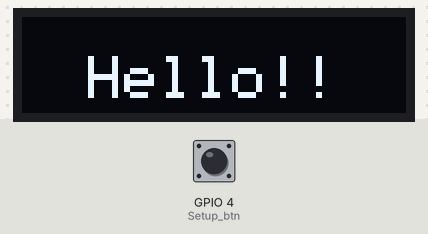
Bench run of a sketch on a simulated ESP32. On the bench: 128×32 one-colour display. The test bench sets the inputs (shaded band); at power-on: GPIO 4 (Setup_btn) HIGH. WiFi joins after 1.5 s; servers stay silent unless stated.

Above: at 3.2 s.
3.3 s: GPIO 4 (Setup_btn) pulled LOW for 0.15 s
At 4.3 s:
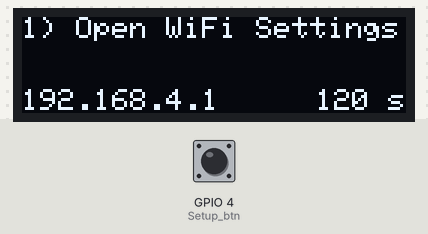
6.4 s: GPIO 4 (Setup_btn) pulled LOW for 3.2 s
At 9.6 s:
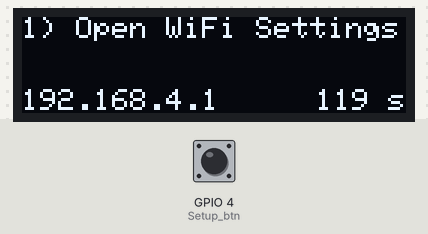
11.3 s: GPIO 4 (Setup_btn) pulled LOW for 3.2 s
At 13.4 s:
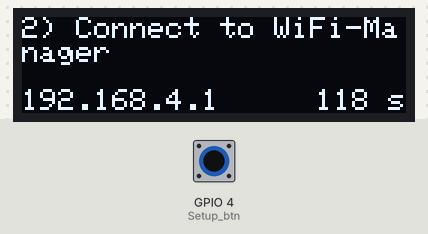
16.0 s: GPIO 4 (Setup_btn) pulled LOW for 1 s
At 17.7 s:
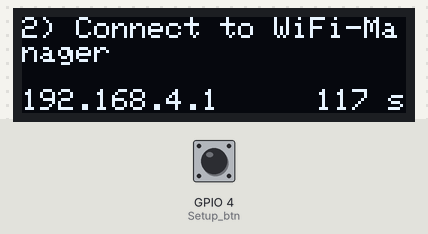
19.4 s: GPIO 4 (Setup_btn) pulled LOW for 3.2 s
At 21.2 s:
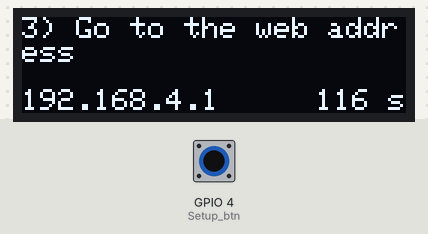
Timing chart, 0 to 22.7 s (numbered marks = the images above; inputs shaded):
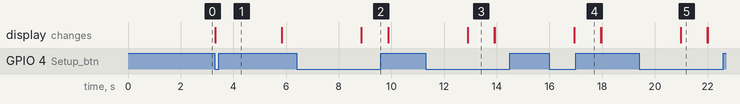

The sketch:

button_wifi_connection.ino
```cpp
#include <WiFiManager.h> // https://github.com/tzapu/WiFiManager
#include <SPI.h>
#include <Wire.h>
#include <Adafruit_GFX.h>
#include <Adafruit_SSD1306.h>

#define SCREEN_WIDTH 128 // OLED display width, in pixels
#define SCREEN_HEIGHT 32 // OLED display height, in pixels
#define OLED_RESET     -1 // Reset pin # (or -1 if sharing Arduino reset pin)
#define SCREEN_ADDRESS 0x3C ///< See datasheet for Address; 0x3D for 128x64, 0x3C for 128x32
Adafruit_SSD1306 display(SCREEN_WIDTH, SCREEN_HEIGHT, &Wire, OLED_RESET);

#define Setup_btn 4 // Button to trigger WiFi setup mode

int timeout = 120; // seconds to run for

// Instructions array
const char* instructions[] = {
  "1) Open WiFi Settings",
  "2) Connect to WiFi-Manager",
  "3) Go to the web address",
  "4) Enter WiFi Credentials"
};
const int numInstructions = sizeof(instructions) / sizeof(instructions[0]);
int currentInstructionIndex = 0;

// Web address
const char* webAddress = "192.168.4.1";

void setup() {
  Serial.begin(115200); // Set the baud rate to 115200
  if(!display.begin(SSD1306_SWITCHCAPVCC, SCREEN_ADDRESS)) {
    Serial.println(F("SSD1306 allocation failed"));
    while (true);  // Don't proceed, loop forever
  }

  // Initial display setup
  display.clearDisplay();
  display.setTextSize(1);
  display.setTextColor(SSD1306_WHITE);
  centerText_singleline("Hello!!", 2);
  display.display();
  delay(2000);

  // Set up WiFi mode
  WiFi.mode(WIFI_STA); // Set WiFi mode to station only
  pinMode(Setup_btn, INPUT_PULLUP); // Set the setup button as input with pull-up
}

void loop() {
  start_setup(); // Continuously check if the setup button is pressed
}

void start_setup() {
  if (digitalRead(Setup_btn) == LOW) { // Check if the setup button is pressed
    WiFiManager wm;
    wm.setConfigPortalTimeout(timeout);

    while (timeout > 0) {
      // Clear the display buffer
      display.clearDisplay();

      // Print the current instruction
      display.setTextSize(1);
      display.setCursor(0, 0);
      display.println(instructions[currentInstructionIndex]);

      // Print the web address
      display.setCursor(0, SCREEN_HEIGHT - 8); // Adjust y-position for text size 1
      display.print(webAddress);

      // Print the countdown timer
      display.setCursor(SCREEN_WIDTH - 30, SCREEN_HEIGHT - 8);
      display.print(timeout);
      display.print(" s");

      // Update the display buffer
      display.display();

      delay(1000); // Delay for one second

      // Decrement the countdown time
      timeout--;

      // Change the instruction every 2 seconds
      if (timeout % 2 == 0) {
        currentInstructionIndex = (currentInstructionIndex + 1) % numInstructions;
      }

      // Attempt to start the configuration portal
      if (wm.startConfigPortal("WiFi-Manager")) {
        // Successfully connected to WiFi
        display.clearDisplay();
        display.setTextSize(1);
        centerText_singleline("Connected successfully to:", 1);
        display.setCursor(0, 16);
        display.print(wm.getWiFiSSID());
        display.display();
        delay(3000);
        return; // Exit the function after successful connection
      }

      // If timeout reaches 0, restart the ESP
      if (timeout == 0) {
        centerText_singleline("System timed out. Restarting...", 1);
        display.display();
        delay(3000);
        ESP.restart(); // Restart the ESP32
      }
    }
  }
}

void centerText_singleline(String text, int textSize) {
  display.setTextSize(textSize);
  display.setTextColor(SSD1306_WHITE);
  int16_t x1, y1;
  uint16_t w, h;
  display.getTextBounds(text, 0, 0, &x1, &y1, &w, &h);
  int x = (SCREEN_WIDTH - w) / 2;
  int y = (SCREEN_HEIGHT - h) / 2;
  display.setCursor(x, y + 5);
  display.println(text);
  display.display();
}
```

Measured:
- after the input at 3.3 s, the display: changes at once (image 1)
- after the input at 6.4 s, the display: changes after 2.5 s (image 2)
- after the input at 11.3 s, the display: changes after 1.6 s (image 3)
- after the input at 16.0 s, the display: changes after 0.94 s (image 4)
- after the input at 19.4 s, the display: changes after 1.6 s (image 5)
- what the display in image 3 shows lasts 1.0 s, from 12.9 s to 13.9 s
